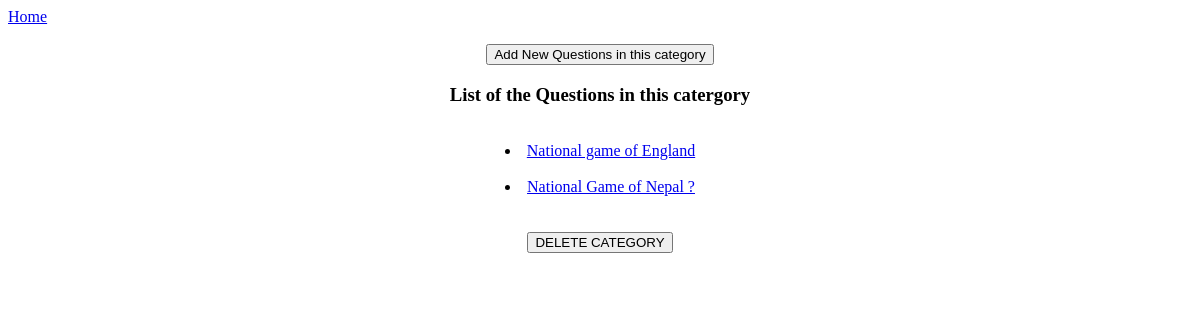
The app's page /CategoryDetails/1/, older data.
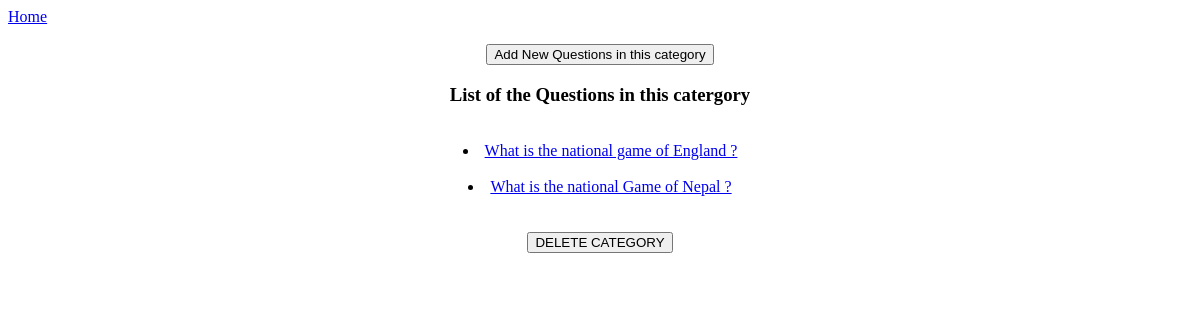
The same page, newer data.
### polls/models.py (models this page shows, shortened)
class Question(models.Model):
    question_text = models.CharField(max_length=100)
    pub_date = models.DateTimeField('date published')
    question_category = models.ForeignKey(Category, blank=True)

### polls/views.py (the view)
# urls.py: url(r'^CategoryDetails/(?P<pk>\d+)/$', v.CategoryDetailView.as_view(), name="CategoryDetails"),
class CategoryDetailView(DetailView):
    model = Category
    template_name = "category_detail.html"
    def get_context_data(self, **kwargs):
        context = super(CategoryDetailView, self).get_context_data(**kwargs)
        context['a'] = Question.objects.all()
        return context

### polls/templates/category_detail.html
<a href = "{%url "main_page" %}">Home</a> <br><br>
<center>
<a href = "{%url "QuestionCreate" object.id%}"><button type="button">Add New Questions in this category</button></a>
<h3><p>List of the Questions in this catergory</p></h3>
{% for k in a %}
    {% if k.question_category == object %}
    <br>
            <li><a href ="{% url 'ChoiceList' k.id%}">{{k.question_text}}</li>
    {% endif %}
{% endfor %}
<br><br>
<a href="{% url "CategoryDelete" object.id %}"><button type="button">DELETE CATEGORY</button></a><br>
</center>

Row changes from the older to the newer data that the page shows:
changed Question: question_text "National game of England" → "What is the national game of England ?"
changed Question: question_text "National Game of Nepal ?" → "What is the national Game of Nepal ?"
